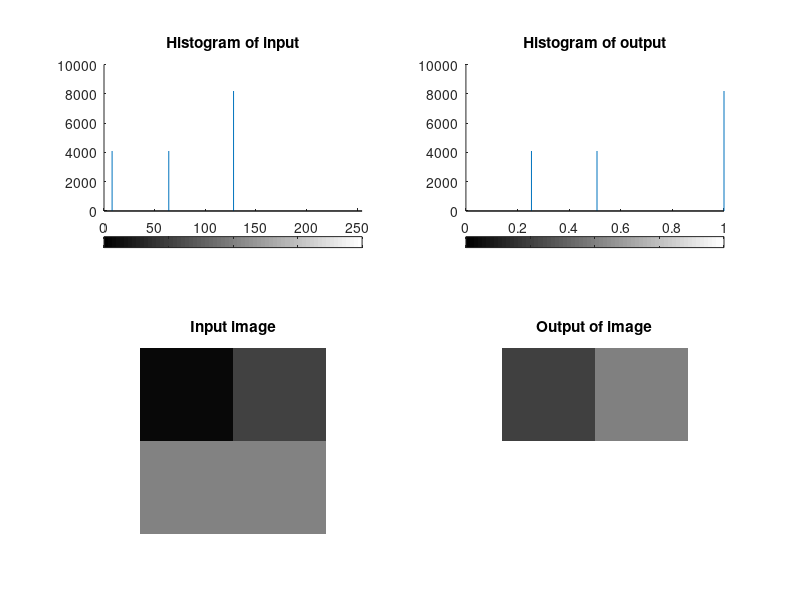

The MATLAB script that drew this image:
close all 
clear all 
A = zeros(128:128);  %128x128 image 
A(1:64,1:64) = 8;  %First quater= 8
A(1:64,65:128) = 64; %Second quater = 64
A(65:128, 1:128) = 128; %Bottom half = 128
C = uint8(A);  %Unsigned integer 8 
figure('Name','Histogram equalization');
subplot(2,2,3);
imshow(C);  %Displaying the input image 
title('Input image');
subplot(2,2,1);
imhist(C);  %Displaying the histogram of the input 
title('Histogram of input');
subplot(2,2,4);
B = histeq(C);
imshow(B); %Displaying the output of the equalized image
title('Output of image');
subplot(2,2,2);
imhist(B,64); %Displaying the histogram equalization of the input image
title('Histogram of output');
